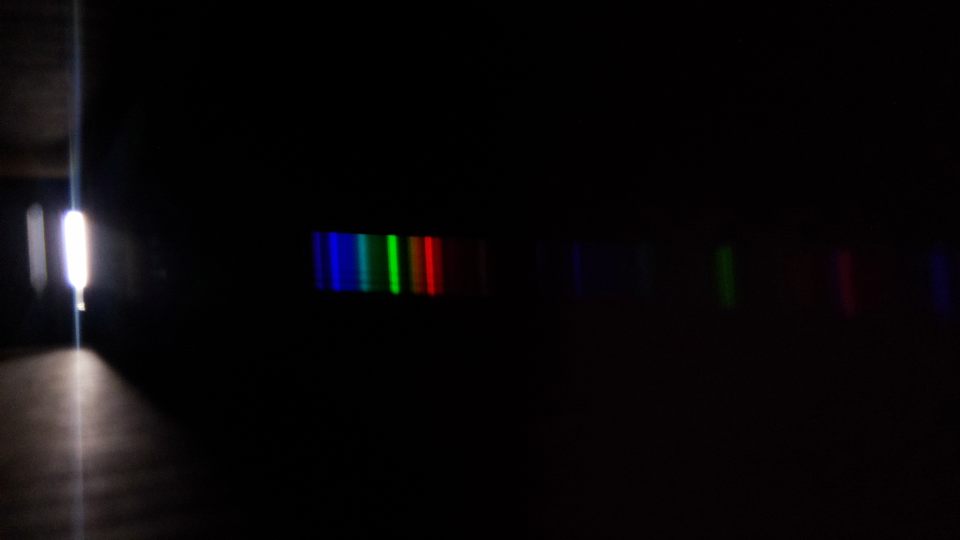
#> input picture FB.png, 1920 x 1080 px, found by its file name (shown at 1/2 size)
$ python NoIR_spectrometer.py
#> lines starting #> are read from the running program, lines starting #| are printed output that depends on the picture
import numpy as np
import matplotlib.pyplot as plt

#read in and crop images captured using camera.py
#here we've looked at a fluorescent bulb, an incandescent bulb,
#an LED from a remote control, and a BIC lighter flame
FB = plt.imread('/home/pi/Desktop/FB.png')
#> FB is the input picture: shape (1080, 1920, 4) float32; mean R, G, B, A 0.04, 0.0288, 0.037, 1
sub_img_FB = FB[400:700, 510:1325]

flame = plt.imread('/home/pi/Desktop/flame2.png')
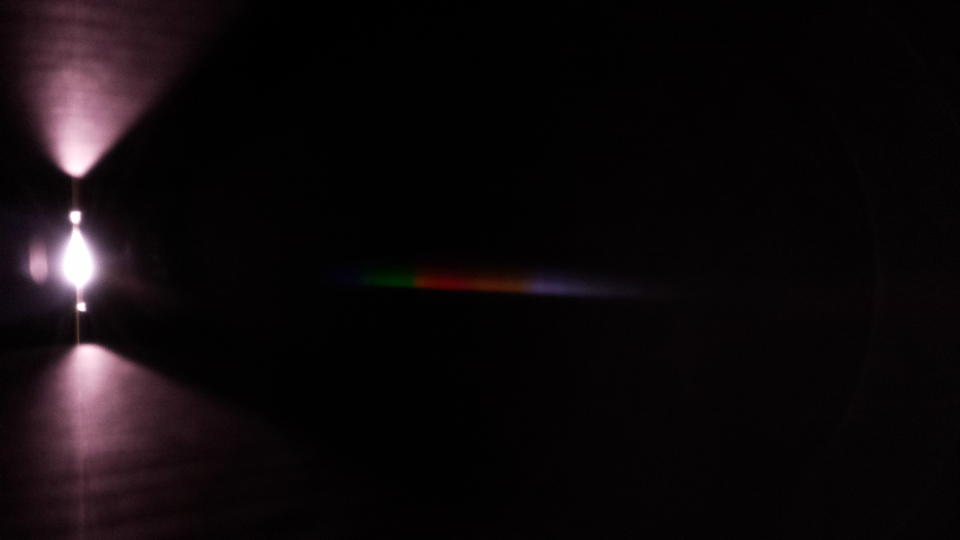
#> input picture flame2.png, 1920 x 1080 px, found by its file name (shown at 1/2 size)
#> flame is the input picture: shape (1080, 1920, 4) float32; mean R, G, B, A 0.0602, 0.0371, 0.0469, 1
sub_img_flame = flame[400:700, 510:1325]

remote = plt.imread('/home/pi/Desktop/remote.png')
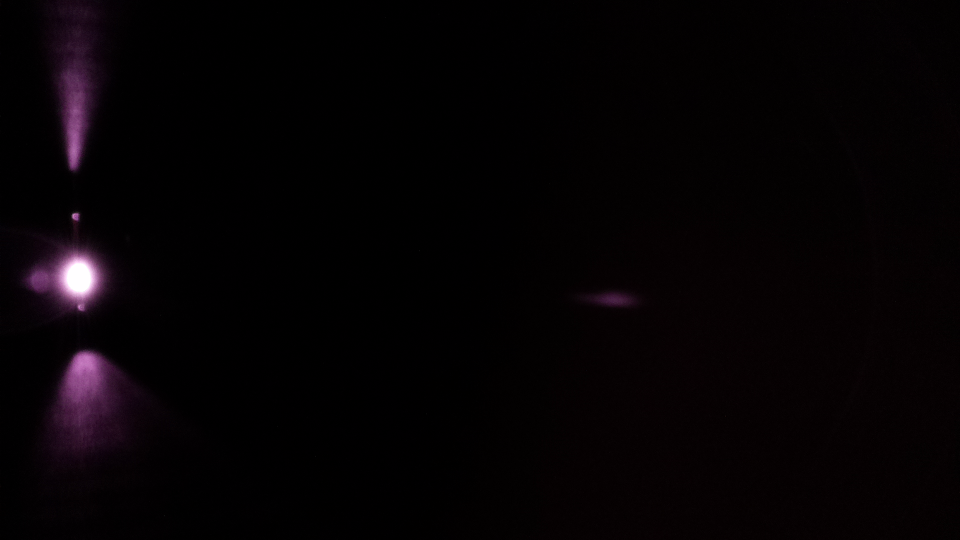
#> input picture remote.png, 1920 x 1080 px, found by its file name (shown at 1/2 size)
#> remote is the input picture: shape (1080, 1920, 4) float32; mean R, G, B, A 0.0217, 0.00842, 0.0153, 1
sub_img_remote = remote[400:700, 510:1325]

IB = plt.imread('/home/pi/Desktop/IB2.png')
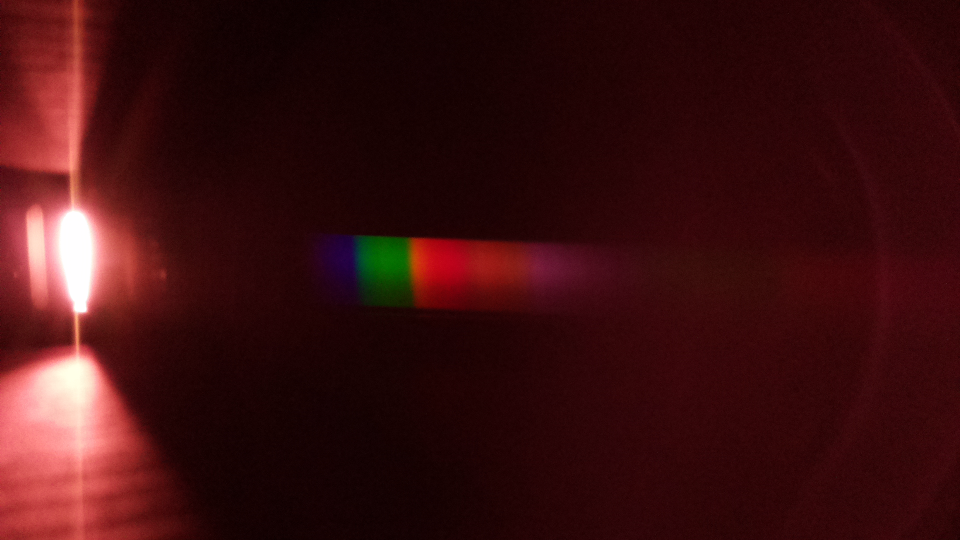
#> input picture IB2.png, 1920 x 1080 px, found by its file name (shown at 1/2 size)
#> IB is the input picture: shape (1080, 1920, 4) float32; mean R, G, B, A 0.236, 0.0613, 0.065, 1
sub_img_IB = IB[400:700, 510:1325]
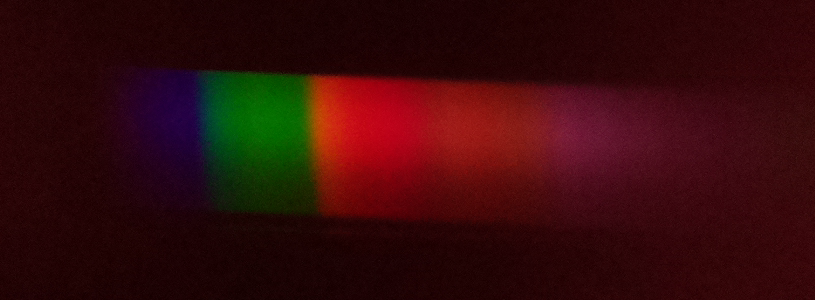
#> sub_img_IB: shape (300, 815, 4) float32; mean R, G, B, A 0.208, 0.0419, 0.0434, 1

#create figure with cropped spectra
fig, ((ax1, ax2), (ax3, ax4)) = plt.subplots(2,2, figsize = (12,12))

ax1.imshow(sub_img_flame)
ax2.imshow(sub_img_FB)
ax3.imshow(sub_img_remote)
ax4.imshow(sub_img_IB)

fig.tight_layout()
fig.savefig('/home/pi/Desktop/spectra_crop.png')

#function to convert RGB images to grayscale
def rgb2gray(rgb):
    return np.dot(rgb[...,:3], [0.299, 0.587, 0.114])

#cast images to grayscale
sub_img_FB_gray = rgb2gray(sub_img_FB)
sub_img_flame_gray = rgb2gray(sub_img_flame)
sub_img_remote_gray = rgb2gray(sub_img_remote)
sub_img_IB_gray = rgb2gray(sub_img_IB)
#> in rgb2gray (call 4), `return np.dot(rgb[...,:3], [0.299, 0.587, 0.114])`:
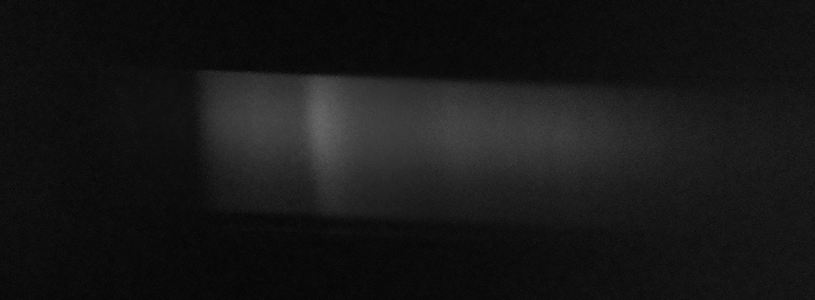
#> returned value: shape (300, 815) float64; min 0.0223, max 0.421, mean 0.092

#project images to form 1-D spectra
spectrum_FB = [sum(x) for x in zip(*sub_img_FB_gray)]
#> spectrum_FB = 815 values, max 54.93 at index 277, min 0.818 at index 90, mean 6.26
spectrum_flame = [sum(x) for x in zip(*sub_img_flame_gray)]
#> spectrum_flame = 815 values, max 9.49 at index 574, min 2.28 at index 145, mean 5.17
spectrum_remote = [sum(x) for x in zip(*sub_img_remote_gray)]
#> spectrum_remote = 815 values, max 7.11 at index 717, min 0.124 at index 291, mean 1.31
spectrum_IB = [sum(x) for x in zip(*sub_img_IB_gray)]
#> spectrum_IB = 815 values, max 46.31 at index 322, min 15.06 at index 95, mean 27.6

#normalize spectra
spectrum_flame = [(x-min(spectrum_flame))/max(spectrum_flame) for x in spectrum_flame]
#> spectrum_flame = 815 values, max 0.759 at index 574, min 0 at index 145, mean 0.304
spectrum_FB = [(x-min(spectrum_FB))/max(spectrum_FB) for x in spectrum_FB]
#> spectrum_FB = 815 values, max 0.985 at index 277, min 0 at index 90, mean 0.0991
spectrum_IB = [(x-min(spectrum_IB))/max(spectrum_IB) for x in spectrum_IB]
#> spectrum_IB = 815 values, max 0.675 at index 322, min 0 at index 95, mean 0.271
spectrum_remote = [(x-min(spectrum_remote))/max(spectrum_remote) for x in spectrum_remote]
#> spectrum_remote = 815 values, max 0.983 at index 717, min 0 at index 291, mean 0.166

#create figure with project spectra, pixel num vs intensity
fig1, ((ax01, ax02),(ax03, ax04)) = plt.subplots(2,2, figsize = (12,12))

ax02.plot(spectrum_FB)
ax02.set_xlabel('Pixel')
ax02.set_ylabel('Intensity (a.u.)')
ax02.set_title('Fluorescent Bulb')
ax01.plot(spectrum_flame)
ax01.set_xlabel('Pixel')
ax01.set_ylabel('Intensity (a.u.)')
ax01.set_title('Flame')
ax03.plot(spectrum_remote)
ax03.set_xlabel('Pixel')
ax03.set_ylabel('Intensity (a.u.)')
ax03.set_title('Remote')
ax04.plot(spectrum_IB)
ax04.set_xlabel('Pixel')
ax04.set_ylabel('Intensity (a.u.)')
ax04.set_title('Bulb')

#ax02.axvline(277)
#ax02.axvline(160)

fig1.tight_layout()
fig1.savefig('/home/pi/Desktop/spectra.png')
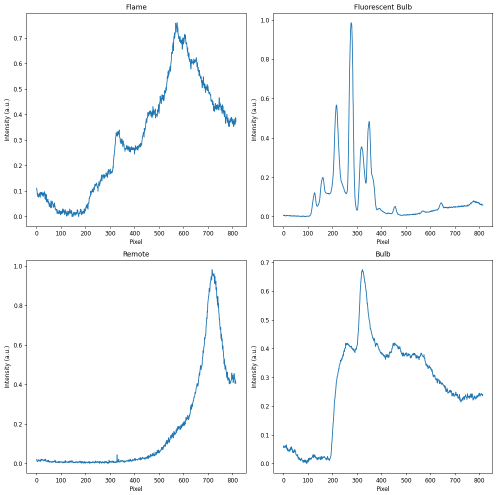
#> figure drawn by matplotlib, 4 panels; panel 1: curve peaks at x = 574, y = 0.759; panel 2: curve peaks at x = 277, y = 0.985; panel 3: curve peaks at x = 717, y = 0.983; panel 4: curve peaks at x = 322, y = 0.675

#create figure with spectra, wavelength vs intensity
#fluorescent bulb lines used to calibrate pixels per nm
fig2, ax11 = plt.subplots(1,1,figsize = (10,6))

#### pixels to nm ####
#160 = 436nm
#277 = 548nm

# 548 - 436 / 277 - 160 = 0.95726
# 436 = 0.95726*160 + b
# nm = 0.95726*pixel + 282.8376
######################

nm = [0.95726*x + 282.8376 for x in range(len(spectrum_flame))]
#> nm = 815 values from 282.8 to 1062

ax11.plot(nm, spectrum_flame, '-b', lw = 2, label = 'Flame')
ax11.plot(nm, spectrum_FB, '-g', lw = 2, label = 'Fluorescent Bulb')
ax11.plot(nm, spectrum_IB, '-r', lw = 2, label = 'Bulb')
ax11.plot(nm, spectrum_remote, '-k', lw = 2, label = 'Remote')

ax11.set_xlabel('Wavelength (nm)', fontsize = 14)
ax11.set_ylabel('Intensity (a.u.)', fontsize = 14)
ax11.set_title('Visible/IR Spectra', fontsize = 16)
ax11.tick_params(labelsize = 13)

ax11.legend(fontsize = 12)

fig2.tight_layout()
fig2.savefig('/home/pi/Desktop/spectra_wavelength.png')
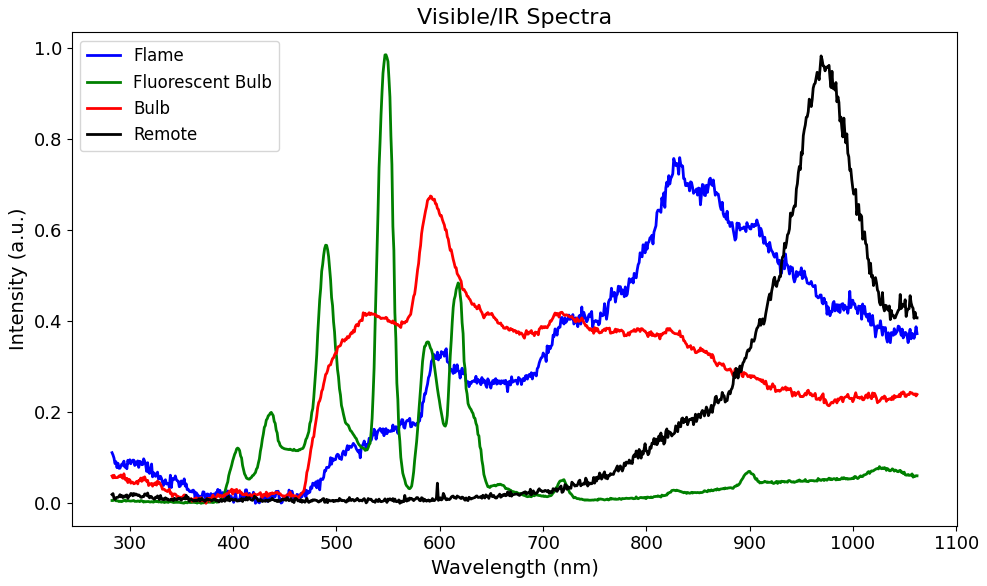
#> figure drawn by matplotlib, 1 panel; curve peaks at x = 832.3, y = 0.759; curve peaks at x = 548, y = 0.985; curve peaks at x = 591.1, y = 0.675
